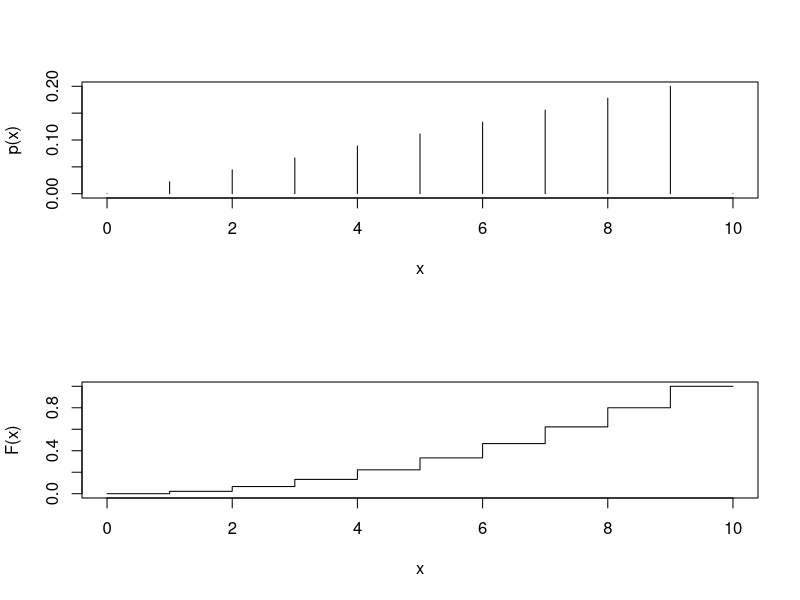
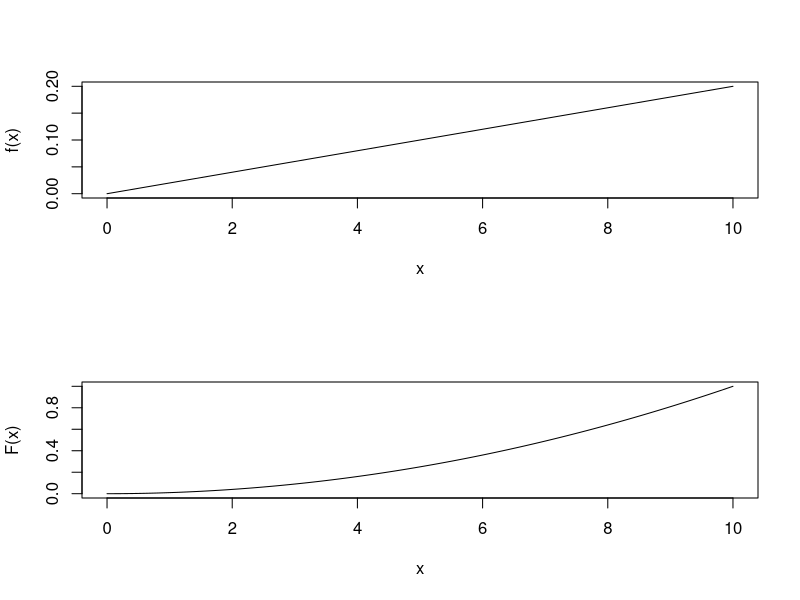

The R script that drew these images, in order:
# draw a pmf and cdf
par(mfcol=c(2,1))

pX <- c((0:9)/45, 0)
plot(0:10, pX, type="h", xlab="x", ylab="p(x)")

FX <- cumsum(pX)
plot(0:10, FX, type="s", xlab="x", ylab="F(x)")

# draw a pdf and cdf
X11()
par(mfcol=c(2,1))
x <- seq(0, 10, .1)
fX <- x/50
plot(x, fX, type="l", xlab="x", ylab="f(x)")

FX <- x^2/100
plot(x, FX, type="l", xlab="x", ylab="F(x)")